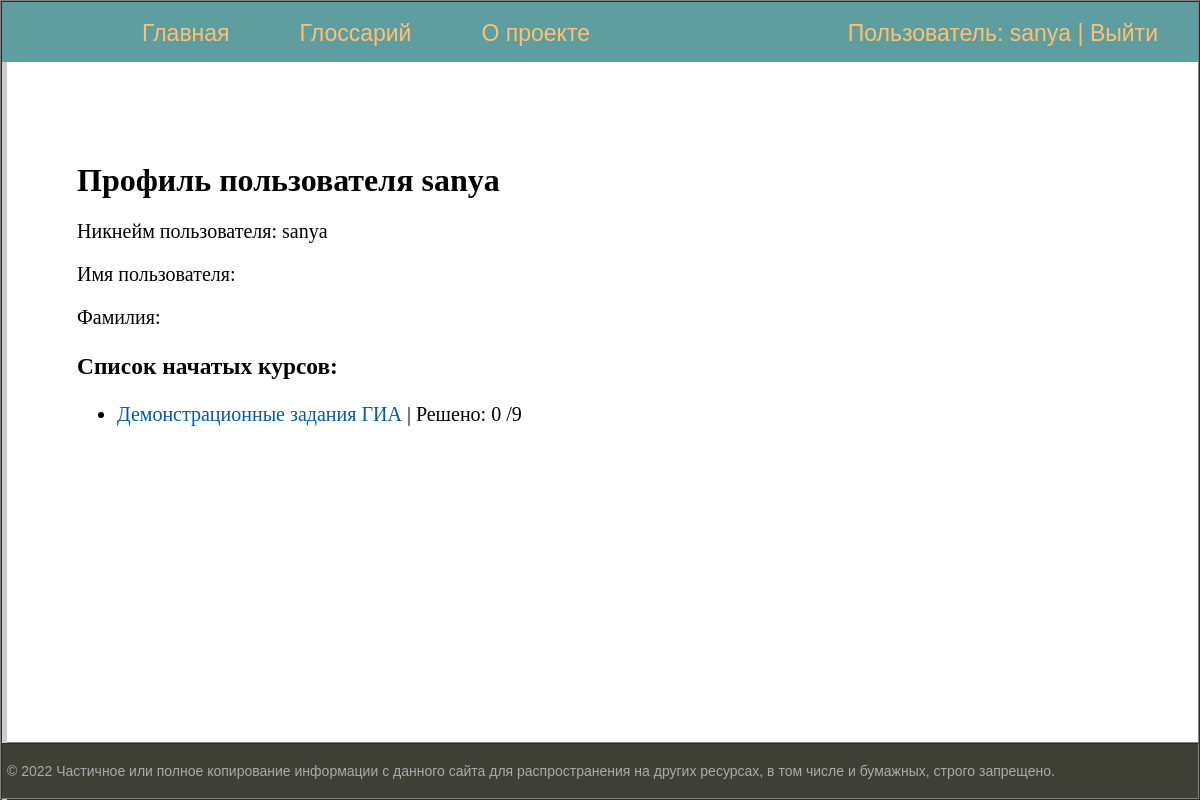
Screenshot of /profile/ (signed in) with the database file from the repository.
### kalm_quizes/models.py (models this page shows, shortened)
class Quiz(models.Model):
    quiz_number = models.IntegerField(default=0)
    quiz_name = models.CharField(max_length=150)
    def get_count_all(self):
        return len(self.get_all_related())
    def get_all_related(self):  # Можно ли QuerySet перевести в список?
        single_choice_list = [obj for obj in self.singlechoice_set.all()]
        put_in_order_list = [obj for obj in self.putinorder_set.all()]
        put_in_gaps_list = [obj for obj in self.putingaps_set.all()]
        tt_list = [obj for obj in self.testfortext_set.all()]
        questions = single_choice_list + tt_list + put_in_order_list + put_in_gaps_list
        questions_sorted = sorted(questions, key=lambda obj: obj.question_number)
        return questions_sorted
    class Meta:
        verbose_name = 'Курс'
        verbose_name_plural = 'Курсы'

class SingleChoice(models.Model):
    quiz = models.ForeignKey(Quiz, on_delete=models.CASCADE)
    question_number = models.IntegerField(default=0)
    question_text = models.TextField(unique=True)
    right_answer = models.CharField(max_length=100)
    wrong_answer_1 = models.CharField(max_length=100)
    wrong_answer_2 = models.CharField(max_length=100)
    wrong_answer_3 = models.CharField(max_length=100)
    class Meta:
        verbose_name = 'Вопрос с одним вариантом ответа'
        verbose_name_plural = 'Вопросы с одним вариантом ответа'

class PutInOrder(models.Model):
    quiz = models.ForeignKey(Quiz, on_delete=models.CASCADE)
    question_number = models.IntegerField(default=0)
    question_text = models.TextField(default='')
    text_for_ordering = models.TextField(default='')
    class Meta:
        verbose_name = 'Задание на порядок слов'
        verbose_name_plural = 'Задания на порядок слов'

class PutInGaps(models.Model):
    quiz = models.ForeignKey(Quiz, on_delete=models.CASCADE)
    question_number = models.IntegerField(default=0)
    question_text = models.TextField(unique=True)
    right_answer = models.CharField(max_length=225, default='')
    choices_list = models.CharField(max_length=225, default='')
    class Meta:
        verbose_name = 'Задание на заполнение пропусков'
        verbose_name_plural = 'Задания для заполнения пропусков'

class TestForText(models.Model):
    top_text = models.ForeignKey(TextForTest, on_delete=models.CASCADE)
    quiz = models.ForeignKey(Quiz, on_delete=models.CASCADE)
    question_number = models.IntegerField(default=0)
    question_text = models.TextField(unique=True)
    right_answer = models.CharField(max_length=100)
    wrong_answer_1 = models.CharField(max_length=100)
    wrong_answer_2 = models.CharField(max_length=100)
    wrong_answer_3 = models.CharField(max_length=100)
    class Meta:
        verbose_name = 'Задание на понимание текста'
        verbose_name_plural = 'Задания на понимание текста'

### kalm_quizes/views.py (the view)
# urls.py: path('profile/', views.profile_page, name='profile'),
def profile_page(request):
    context = {
        'request': request,
        'quizes_stat': get_quiz_stat(request),
    }
    return render(request, 'kalm_quizes/profile_page.html', context)

### kalm_quizes/views.py (called while the page is built)
def get_quiz_stat(request):
    if request.user.is_authenticated:
        quizes_stat = []
        user_profile_records = request.user.usercourseprofile_set.all()
        for rec in user_profile_records:
            right_answers_count = len(UserCourseAnswers.objects.filter(user=rec.user_id,
                                                                       quiz=rec.quiz_id,
                                                                       result=1))
            quiz = Quiz.objects.get(pk=rec.quiz_id)
            quizes_stat.append((quiz, right_answers_count))
    else:
        quizes_stat = None
    return quizes_stat

### templates/kalm_quizes/profile_page.html (shortened to what this page needs)
{% extends 'kalm_quizes/base_template_1.html' %}
{% block content %}
<h1>Профиль пользователя {{user.username}}</h1>
<p>Никнейм пользователя: {{user.username}}</p>
<p>Имя пользователя: {{user.first_name}}</p>
<p>Фамилия: {{user.last_name}}</p>
<h3>Список начатых курсов:</h3>
<ul>
    {% for quiz, stat in quizes_stat %}
        <li><a href="{% url 'kalm_quizes:quiz_page' quiz.id %}">{{quiz.quiz_name}}</a> | Решено: {{stat}} /{{quiz.get_count_all}}</li>
    {% endfor %}
</ul>
{% endblock %}

### templates/kalm_quizes/base_template_1.html (shortened to what this page needs)
{% load static %}
<!DOCTYPE html>
<html>
<head>
	<link type="text/css" href="{% static 'kalm_quizes/css/styles.css' %}" rel="stylesheet" />
</head>
<body>
<table class="table-page" border="1" cellpadding="0" cellspacing="0">
<tr><td valign=top>
{% block mainmenu %}
		<div class="header">
			<ul id="mainmenu" class="mainmenu">
				<li class="logo"><a href=''><div class="logo"></div></a></li>
				<li><a href="{% url 'kalm_quizes:index' %}">Главная</a></li>
				<li><a href="{% url 'kalm_quizes:glossary' %}">Глоссарий</a></li>
				<li><a href="{% url 'kalm_quizes:about' %}">О проекте</a></li>
				{% if request.user.is_authenticated %}
					<li class="last"> <a href="{% url 'kalm_quizes:profile' %}">Пользователь: {{user.username}}</a> | <a href="{% url 'logout' %}">Выйти</a></li>
				{% else %}
					<li class="last"><a href="{% url 'kalm_quizes:register' %}">Регистрация</a> | <a href="{% url 'login' %}">Войти</a></li>
				{% endif %}
			</ul>
		</div>
{% endblock mainmenu %}
<table class="table-content" border=0 cellpadding="0" cellspacing="0">
<tr>
	<td valign="top" class="left-chapters">
	</td>
<td valign="top" class="content">
	<div class="content-text">
{% block content %}
{% endblock %}
	</div>
</td></tr></table>
</td></tr>
<tr><td valign=top>
	<div id="footer">
		<p>&copy; 2022 Частичное или полное копирование информации с данного сайта для распространения на других ресурсах, в том числе и бумажных, строго запрещено.</p>
	</div>
</td></tr></table>
</body>
</html>

### kalm_quizes/static/kalm_quizes/css/styles.css (style rules this page uses)
html, body { font-family: 'Arial'; margin: 0 auto; padding: 0; height: 100%; width: 100%; color: #444; }
a { color: #0059b2; text-decoration: none; }
.table-page { width: 100%; height: 100%; vertical-align: top; }
.table-page tr { height: 100%; }
.header { background: #5F9EA0; height: 60px; }
.logo { background: url('../images/logo.png') no-repeat 10px 5px; width: 70px; height: 60px; }
ul.mainmenu { list-style: none ; margin: 0; padding: 20; height: 60px; color: #fdc073; font-size: 23px; overflow: hidden; }
ul.mainmenu li { float: left; margin: 18px 40px 0 30px; }
ul.mainmenu li.logo { margin: 0; }
ul.mainmenu li.last { float: right; }
ul.mainmenu li a { color: #fdc073; text-decoration: none; }
.table-content { width: 100%; min-height: 100%; height: 100%; }
.left-chapters { margin: 0; background: #eee; border-right: 5px solid #ccc; min-height: 100%; }
.content { padding: 40px 20px 20px 40px; width: 100%; box-sizing: border-box; }
.content-text { margin: 60px 0 0 30px; color: #000; font-size: 20px; font-family: Yandex Sans Display Light; }
.content-text h1 { font-size: 32px; }
#footer { box-sizing: border-box; background: #3F4137; padding: 5px; color: #aaa; font-size: 14px; font-family: Verdana, Geneva, Arial, Helvetica; text-align: left; overflow: hidden; }

### rows the page displays
Quiz: quiz_name "Демонстрационные задания ГИА", stat "0", get_count_all "9"

### other values shown
{{ user.username }} "sanya"
